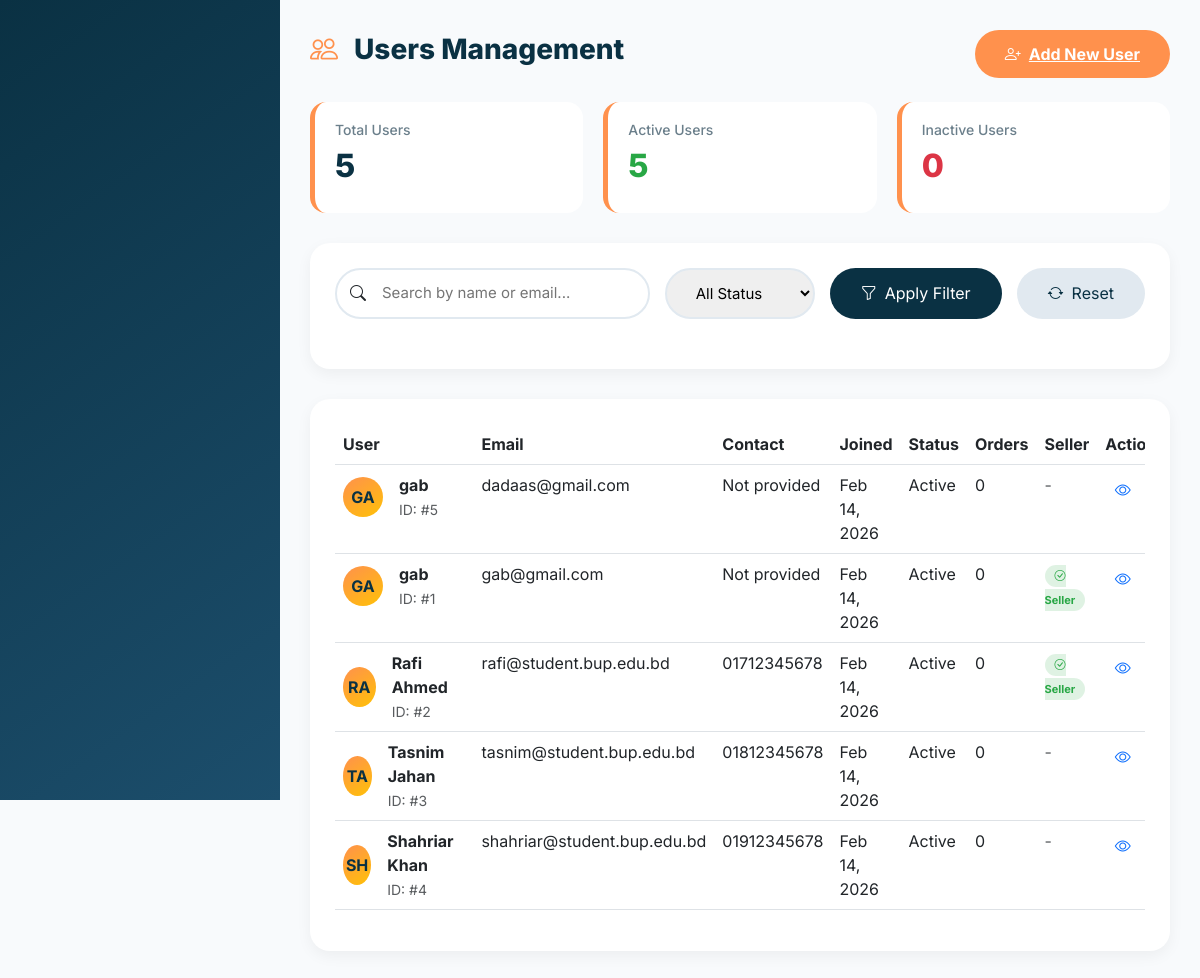
The page /admin/user.php (signed in) on the database its author committed.
### tables this page shows
CREATE TABLE `users` (
  `UserID` int(11) NOT NULL,
  `Name` varchar(100) NOT NULL,
  `Email` varchar(100) NOT NULL,
  `Password` varchar(255) NOT NULL,
  `Address` text NOT NULL,
  `ContactNo` varchar(20) NOT NULL,
  `CreatedAt` datetime NOT NULL DEFAULT current_timestamp(),
  `Status` char(1) NOT NULL DEFAULT 'A',
  `ProfileImage` varchar(255) DEFAULT NULL
);

### admin/user.php (the view, shortened to what this page needs)
<?php
try {
    $pdo = new PDO("mysql:host=localhost;dbname=bup_books", "root", "");
    $pdo->setAttribute(PDO::ATTR_ERRMODE, PDO::ERRMODE_EXCEPTION);
} catch (PDOException $e) {
    die("Database connection failed: " . $e->getMessage());
}
$search = $_GET['search'] ?? '';
$query = "SELECT u.*,
          (SELECT COUNT(*) FROM seller WHERE UserID = u.UserID) as is_seller,
          (SELECT COUNT(*) FROM orders WHERE UserID = u.UserID) as order_count
          FROM users u WHERE 1=1";
$params = [];
$query .= " ORDER BY u.CreatedAt DESC";
$stmt = $pdo->prepare($query);
$stmt->execute($params);
$users = $stmt->fetchAll(PDO::FETCH_ASSOC);
$total_users = count($users);
$active_users = $pdo->query("SELECT COUNT(*) FROM users WHERE Status = 'A'")->fetchColumn();
$inactive_users = $pdo->query("SELECT COUNT(*) FROM users WHERE Status = 'I'")->fetchColumn();
?>
<!DOCTYPE html>
<html lang="en">
<head>
    <link href="https://cdn.jsdelivr.net/npm/bootstrap@5.3.0/dist/css/bootstrap.min.css" rel="stylesheet">
    <link rel="stylesheet" href="https://cdn.jsdelivr.net/npm/bootstrap-icons@1.11.1/font/bootstrap-icons.css">
</head>
<body>
    <div class="sidebar">
    </div>
    <div class="main-content">
        <div class="d-flex justify-content-between align-items-center mb-4">
            <h1 style="font-size: 28px; font-weight: 800; color: var(--bup-blue);">
                <i class="bi bi-people me-3" style="color: var(--bup-orange);"></i>Users Management
            </h1>
            <a href="users.php?action=add" class="btn-add">
                <i class="bi bi-person-plus"></i> Add New User
            </a>
        </div>
        <div class="stats-mini">
            <div class="stat-mini-card">
                <h6 style="color: #6B7F8B; font-size: 14px;">Total Users</h6>
                <h2 style="font-size: 32px; font-weight: 800; color: var(--bup-blue);"><?php echo $total_users; ?></h2>
            </div>
            <div class="stat-mini-card">
                <h6 style="color: #6B7F8B; font-size: 14px;">Active Users</h6>
                <h2 style="font-size: 32px; font-weight: 800; color: #28a745;"><?php echo $active_users; ?></h2>
            </div>
            <div class="stat-mini-card">
                <h6 style="color: #6B7F8B; font-size: 14px;">Inactive Users</h6>
                <h2 style="font-size: 32px; font-weight: 800; color: #dc3545;"><?php echo $inactive_users; ?></h2>
            </div>
        </div>
        <div class="content-card">
            <form method="GET" class="filter-bar">
                <div class="search-box">
                    <i class="bi bi-search"></i>
                    <input type="text" name="search" placeholder="Search by name or email..." value="<?php echo htmlspecialchars($search); ?>">
                </div>
                <select name="status" class="filter-select">
                    <option value="">All Status</option>
                </select>
                <button type="submit" class="btn" style="background: var(--bup-blue); color: white; border-radius: 30px; padding: 12px 30px;">
                    <i class="bi bi-funnel me-2"></i>Apply Filter
                </button>
                <a href="users.php" class="btn" style="background: var(--bup-gray-light); color: var(--bup-blue); border-radius: 30px; padding: 12px 30px;">
                    <i class="bi bi-arrow-repeat me-2"></i>Reset
                </a>
            </form>
        </div>
        <div class="content-card">
            <div class="table-responsive">
                <table class="table table-hover">
                    <thead>
                        <tr>
                            <th>User</th>
                            <th>Email</th>
                            <th>Contact</th>
                            <th>Joined</th>
                            <th>Status</th>
                            <th>Orders</th>
                            <th>Seller</th>
                            <th>Actions</th>
                        </tr>
                    </thead>
                    <tbody>
                        <?php if (count($users) > 0): ?>
                            <?php foreach ($users as $user): ?>
                            <tr>
                                <td>
                                    <div class="d-flex align-items-center">
                                        <div class="user-avatar-sm me-3">
                                            <?php echo strtoupper(substr($user['Name'], 0, 2)); ?>
                                        </div>
                                        <div>
                                            <strong><?php echo htmlspecialchars($user['Name']); ?></strong>
                                            <br>
                                            <small class="text-muted">ID: #<?php echo $user['UserID']; ?></small>
                                        </div>
                                    </div>
                                </td>
                                <td><?php echo htmlspecialchars($user['Email']); ?></td>
                                <td><?php echo $user['ContactNo'] ?: 'Not provided'; ?></td>
                                <td><?php echo date('M d, Y', strtotime($user['CreatedAt'])); ?></td>
                                <td>
                                    <span class="status-badge <?php echo $user['Status'] == 'A' ? 'status-active' : 'status-pending'; ?>">
                                        <?php echo $user['Status'] == 'A' ? 'Active' : 'Inactive'; ?>
                                    </span>
                                </td>
                                <td><?php echo $user['order_count']; ?></td>
                                <td>
                                    <?php if ($user['is_seller']): ?>
                                        <span class="badge-seller"><i class="bi bi-check-circle"></i> Seller</span>
                                    <?php else: ?>
                                        <span class="text-muted">-</span>
                                    <?php endif; ?>
                                </td>
                                <td>
                                    <div class="action-buttons">
                                        <a href="users.php?view=<?php echo $user['UserID']; ?>" class="btn-icon btn-view" title="View">
                                            <i class="bi bi-eye"></i>
                                        </a>
                                    </div>
                                </td>
                            </tr>
                            <?php endforeach; ?>
                        <?php endif; ?>
                    </tbody>
                </table>
            </div>
        </div>
    </div>
</body>
</html>

### admin/user.php (style rules this page uses)
:root { --bup-blue: #0A3143; --bup-blue-light: #1C4E6C; --bup-orange: #FF914D; --bup-yellow: #FFC107; --bup-gray-light: #E1E9F0; --bup-offwhite: #F8FAFC; }
* { margin: 0; padding: 0; box-sizing: border-box; }
body { font-family: 'Inter', sans-serif; background: var(--bup-offwhite); }
.sidebar { position: fixed; top: 0; left: 0; width: 280px; height: 100vh; background: linear-gradient(145deg, #0A3143, #1C4E6C); color: white; padding: 30px 20px; overflow-y: auto; }
.main-content { margin-left: 280px; padding: 30px; }
.content-card { background: white; border-radius: 20px; padding: 25px; box-shadow: 0 5px 15px rgba(0,0,0,0.05); margin-bottom: 30px; }
.stats-mini { display: grid; grid-template-columns: repeat(auto-fit, minmax(150px, 1fr)); gap: 20px; margin-bottom: 30px; }
.stat-mini-card { background: white; border-radius: 16px; padding: 20px; border-left: 5px solid var(--bup-orange); }
.filter-bar { display: flex; gap: 15px; margin-bottom: 25px; flex-wrap: wrap; }
.search-box { flex: 1; min-width: 250px; position: relative; }
.search-box i { position: absolute; left: 15px; top: 50%; transform: translateY(-50%); color: var(--bup-gray); }
.search-box input { width: 100%; padding: 12px 15px 12px 45px; border: 2px solid var(--bup-gray-light); border-radius: 30px; font-size: 15px; }
.filter-select { padding: 12px 25px; border: 2px solid var(--bup-gray-light); border-radius: 30px; font-size: 15px; min-width: 150px; }
.btn-add { background: var(--bup-orange); color: white; border: none; border-radius: 30px; padding: 12px 30px; font-weight: 700; display: inline-flex; align-items: center; gap: 8px; }
.user-avatar-sm { width: 40px; height: 40px; background: linear-gradient(145deg, var(--bup-orange), var(--bup-yellow)); border-radius: 50%; display: flex; align-items: center; justify-content: center; color: var(--bup-blue); font-weight: 700; }
.badge-seller { background: rgba(40,167,69,0.15); color: #28a745; padding: 4px 10px; border-radius: 30px; font-size: 11px; font-weight: 700; }
.action-buttons { display: flex; gap: 8px; }
.btn-icon { width: 35px; height: 35px; border-radius: 8px; display: inline-flex; align-items: center; justify-content: center; text-decoration: none; transition: all 0.3s; }

### rows shown on the page
users: Name "GA", Name "gab", UserID "5", Email "dadaas@gmail.com", ContactNo "Not provided", CreatedAt "Feb 14, 2026", Status "Active", order_count "0"
users: Name "GA", Name "gab", UserID "1", Email "gab@gmail.com", ContactNo "Not provided", CreatedAt "Feb 14, 2026", Status "Active", order_count "0", shows "Seller"
users: Name "RA", Name "Rafi Ahmed", UserID "2", Email "rafi@student.bup.edu.bd", ContactNo "01712345678", CreatedAt "Feb 14, 2026", Status "Active", order_count "0", shows "Seller"
users: Name "TA", Name "Tasnim Jahan", UserID "3", Email "tasnim@student.bup.edu.bd", ContactNo "01812345678", CreatedAt "Feb 14, 2026", Status "Active", order_count "0"
users: Name "SH", Name "Shahriar Khan", UserID "4", Email "shahriar@student.bup.edu.bd", ContactNo "01912345678", CreatedAt "Feb 14, 2026", Status "Active", order_count "0"

### other values the page prints
$total_users "5"
$active_users "5"
$inactive_users "0"
